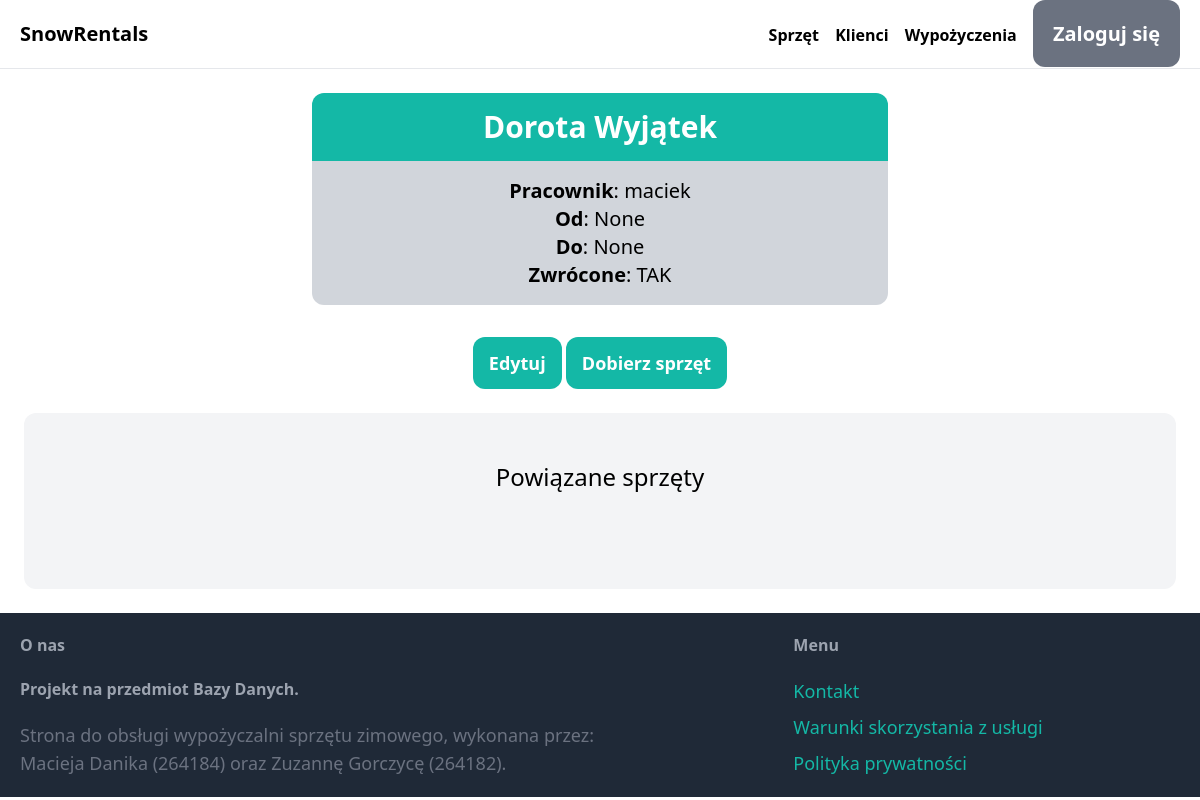
The app's page /items/wypozyczenie/11/, older data.
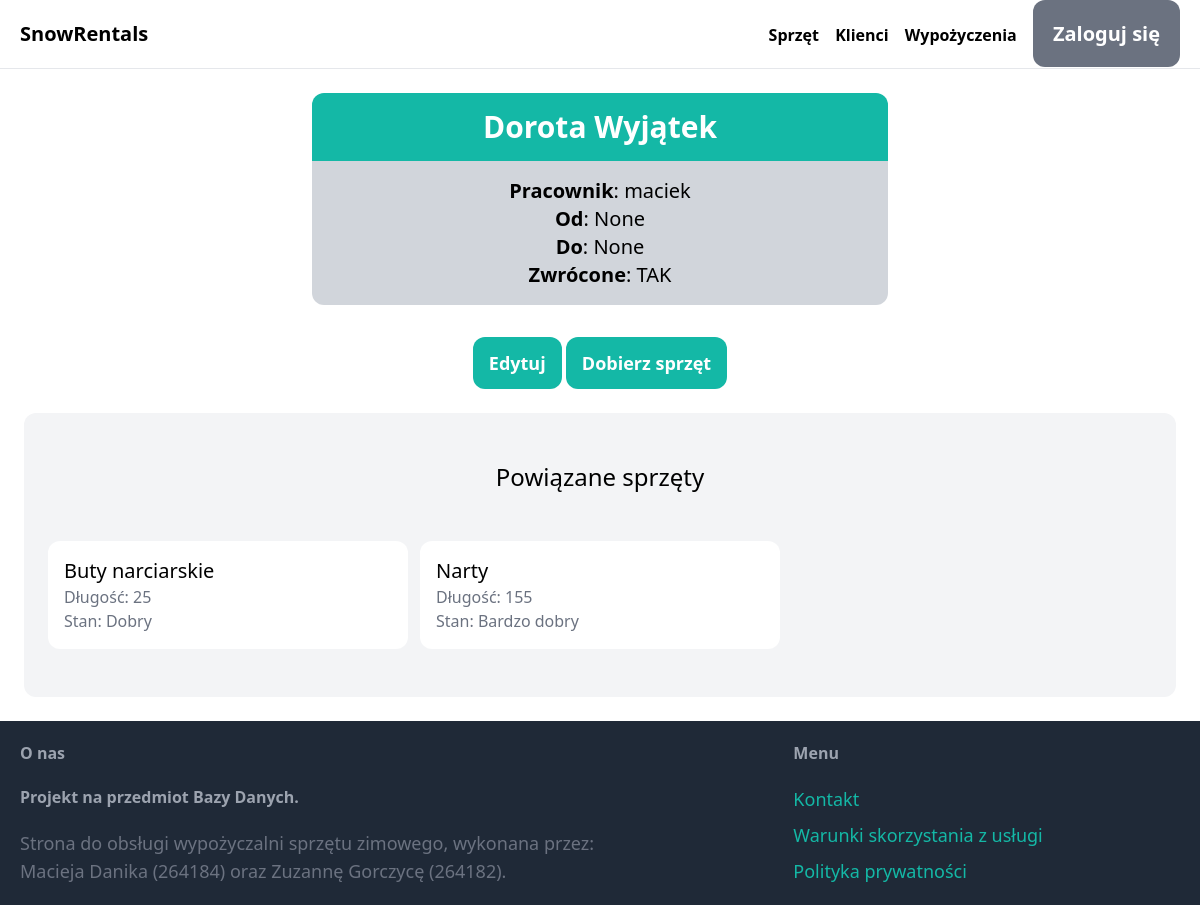
The same page, newer data.
### item/models.py (models this page shows, shortened)
class Pakiet(models.Model):
    sprzet = models.ForeignKey(Sprzet, null=True, on_delete=models.SET_NULL)
    wypozyczenie = models.ForeignKey(Wypozyczenie, null=True, on_delete=models.SET_NULL)
    class Meta:
        verbose_name_plural = 'Pakiety'

class Sprzet(models.Model):
    rodzaj = models.ForeignKey(Kategoria, on_delete=models.CASCADE)
    dlugosc = models.IntegerField(validators=[wiekszeOdZera], null=False, default=0)
    marka = models.CharField(max_length=40)
    stan = models.ForeignKey(Stan, on_delete=models.CASCADE)
    cena = models.IntegerField(validators=[wiekszeOdZera], default=30)
    wypozyczone = models.ForeignKey(BOOL, null=True, on_delete=models.SET_NULL)
    class Meta:
        ordering = ('rodzaj',)
        verbose_name_plural = 'Lista sprzętu'

class Kategoria(models.Model):
    kategoria = models.CharField(max_length=40)
    class Meta:
        ordering=('kategoria',)
        verbose_name_plural = 'Kategorie'
    def __str__(self):
        return self.kategoria

class Stan(models.Model):
    stan = models.CharField(max_length=20)
    class Meta:
        ordering=('stan',)
        verbose_name_plural = 'Stany'
    def __str__(self):
        return self.stan

### item/views.py (the view)
# urls.py: path('wypozyczenie/<int:pk>/', views.wypozyczenie_szczegol, name="wypozyczenie_szczegol"),
def wypozyczenie_szczegol(request, pk):  #szczegóły wypozyczenia
    item = get_object_or_404(Wypozyczenie, pk=pk)
    pakiet = Pakiet.objects.filter(wypozyczenie=item.pk)
    return render(request, 'item/wypozyczenie_szczegol.html',{
        'item': item,
        'pakiet': pakiet
    })

### item/models.py (called while the page is built)
    def __str__(self):
        return self.TYPE

    def __str__(self):
        return self.imie+" "+self.nazwisko

### item/templates/item/wypozyczenie_szczegol.html (shortened to what this page needs)
{% extends 'core/base.html' %}
{% block content %}
    <div style="text-align:center; width:50%; margin: 0 auto">
        <h2 class="p-4 text-3xl text-white bg-teal-500 rounded-t-xl"><strong>{{item.klient}}</strong></h2>
        <ul class="mb-4 p-4 text-xl bg-gray-300 rounded-b-xl">
            <li><strong>Pracownik</strong>: {{ item.pracownik }}</li>
            <li><strong>Od</strong>: {{ item.od}}</li>
            <li><strong>Do</strong>: {{ item.do}}</li>
            <li><strong>Zwrócone</strong>: {{ item.zaplacone }}</li>
        </ul>
        <a href="{% url 'item:edytuj_wypozyczenie' item.id %}" class="inline-block mt-4 px-4 py-3 text-lg font-semibold bg-teal-500 text-white hover:bg-teal-700 rounded-xl">Edytuj</a>
        <a href="{% url 'item:nowyPakiet'%}" class="inline-block mt-4 px-4 py-3 text-lg font-semibold bg-teal-500 text-white hover:bg-teal-700 rounded-xl">Dobierz sprzęt</a>
    </div>
    <div class="mt-6 px-6 py-12 bg-gray-100 rounded-xl">
        <h2 class="mb-12 text-2xl text-center">Powiązane sprzęty</h2>
            <div class="grid grid-cols-3 gap-3">
                {% for item in pakiet %}
                <div>
                    <a href="{% url 'item:sprzet_szczegol' item.sprzet.id %}">
                        <div class="p-4 bg-white rounded-xl">
                            <h2 class="text-xl">{{ item.sprzet.rodzaj }}</h2>
                            <p class="text-gray-500">Długość: {{ item.sprzet.dlugosc }}</p>
                            <p class="text-gray-500">Stan: {{ item.sprzet.stan }}</p>
                        </div>
                    </a>
                </div>
                {% endfor %}
            </div>
    </div>
{% endblock %}

Row changes from the older to the newer data that the page shows:
added Pakiet: sprzet.rodzaj "Buty narciarskie", sprzet.dlugosc "25", sprzet.stan "Dobry"
added Pakiet: sprzet.rodzaj "Narty", sprzet.dlugosc "155", sprzet.stan "Bardzo dobry"
